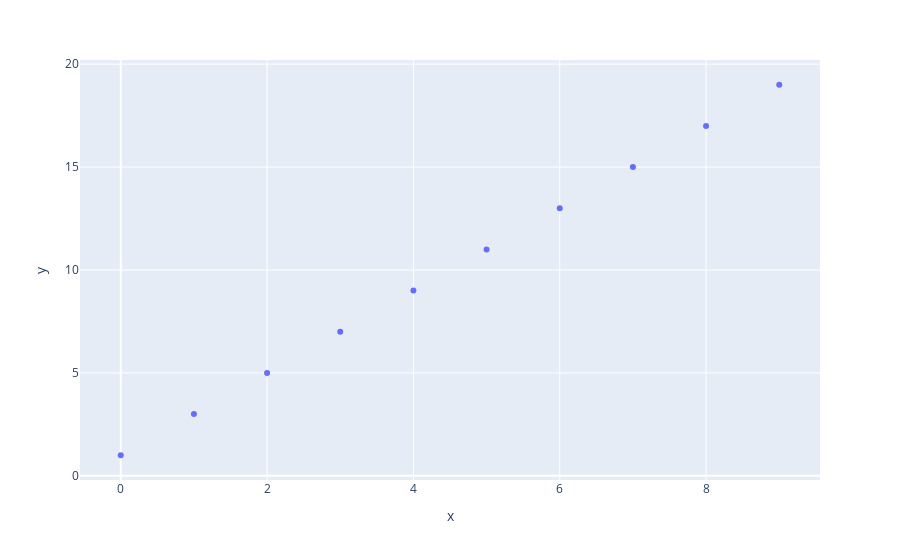

Write notebook code for a chart like this one.
### Markdown cell above
#### 3.2.1 等差数列

### Code cell
fig = px.scatter(x=np.arange(n), y=a_array)
fig.show()

### Figure 1 — Plotly figure (JSON) as saved in the notebook; plotly's stock layout.template omitted (floating-point values rounded to 4 significant figures)
{"data": [{"hovertemplate": "x=%{x}<br>y=%{y}<extra></extra>", "legendgroup": "", "marker": {"color": "#636efa", "symbol": "circle"}, "mode": "markers", "name": "", "orientation": "v", "showlegend": false, "type": "scatter", "x": [0, 1, 2, 3, 4, 5, 6, 7, 8, 9], "xaxis": "x", "y": [1, 3, 5, 7, 9, 11, 13, 15, 17, 19], "yaxis": "y"}], "layout": {"legend": {"tracegroupgap": 0}, "margin": {"t": 60}, "xaxis": {"anchor": "y", "domain": [0, 1], "title": {"text": "x"}}, "yaxis": {"anchor": "x", "domain": [0, 1], "title": {"text": "y"}}}}
